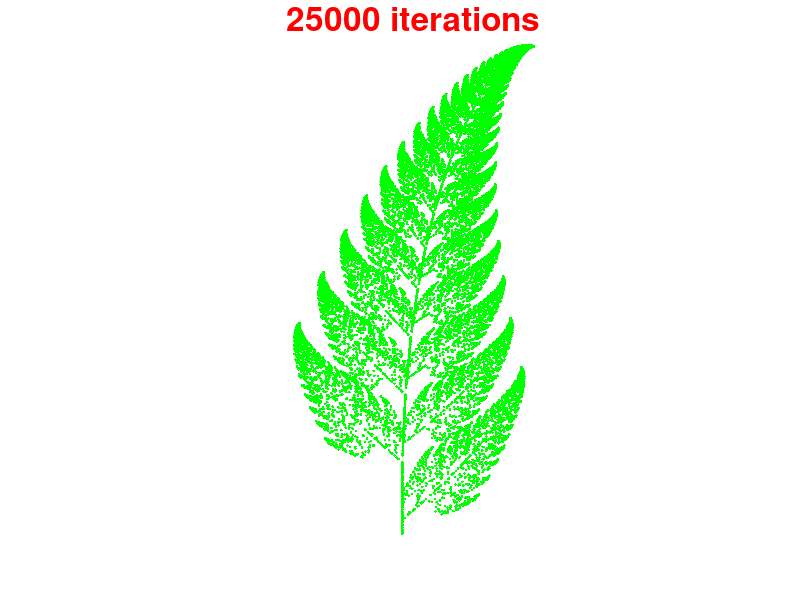

Recreate this plot in MATLAB.
%% MATLAB M-file fractal.m
iterations=25000;
Mat1=[0 0;0 0.16];
Mat2=[0.85 0.04;-0.04 0.85];
Mat3=[0.2 -0.26;0.23 0.22];
Mat4=[-0.15 0.28;0.26 0.24];
Vector1=[0;0];
Vector2=[0;1.6];
Vector3=[0;1.6];
Vector4=[0;0.44];
Prob1=0.01;
Prob2=0.85;
Prob3=0.07;
Prob4=0.07;
P=[0;0];
starttime=cputime;
for counter = 1:iterations
  prob=rand;
  if prob<Prob1 
     P=Mat1*P+Vector1;
  elseif prob<Prob1+Prob2
     P=Mat2*P+Vector2;
  elseif prob<Prob1+Prob2+Prob3
     P=Mat3*P+Vector3;
  else
     P=Mat4*P+Vector4;
  end
x(counter)=P(1);
y(counter)=P(2);
end
plot(x,y,'g.')

axis equal; axis off;
title([int2str(iterations),' iterations'],'Color','red','FontSize',24);
elapsedtime=cputime-starttime;
fprintf('Execution time was %g seconds.\n', elapsedtime)